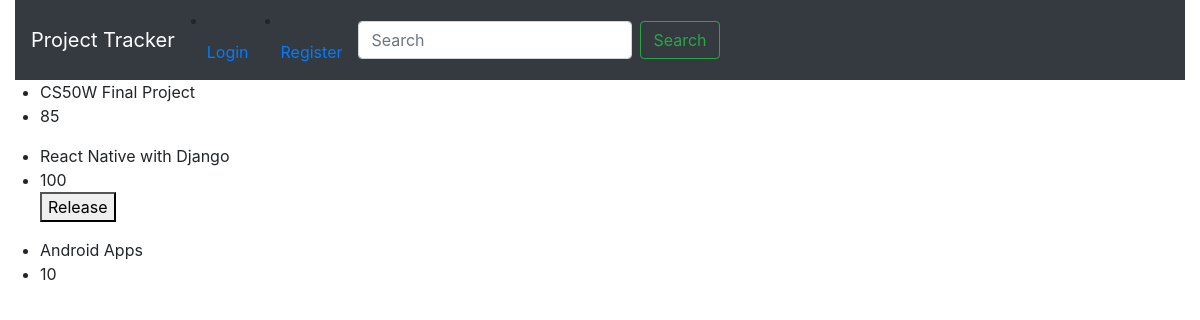
Page /track on the earlier database version.
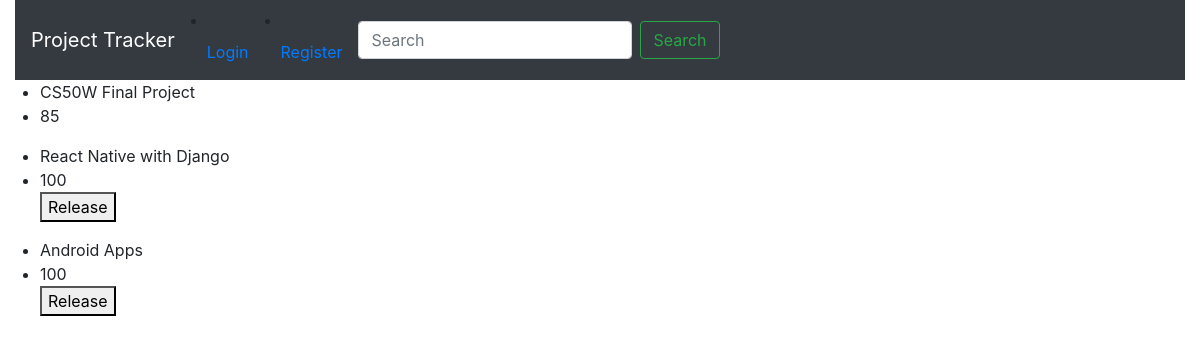
Same page on the later database version.
### Pmanage/models.py (models this page shows)
class Project(models.Model):
    Project_name=models.CharField(max_length=64)
    team=models.IntegerField()
    complete_percentage=models.IntegerField()
    createdate=datetime.datetime.now()
    max_day=models.IntegerField()
    status=models.CharField(max_length=64)

### Pmanage/views.py (the view)
# urls.py: path('track',views.track,name="Track"),
def track(request):
    proj=Project.objects.all()
    return render(request, "Pmanage/Track.html",{"proj": proj})

### Pmanage/templates/Pmanage/Track.html (shortened to what this page needs)
{% extends 'Pmanage/layout.html' %}
{% block body %}
{% for projects in proj %}
<ul>
    <li>{{projects.Project_name}}</li>
    <li>{{projects.complete_percentage}}</li>
    {% if projects.complete_percentage == 100 %}
     <button onclick="send('{{projects.id}}')" name="release">Release</button>
    {% endif %}
</ul>
{% endfor %}
{% endblock %}

Differences in the rows shown:
changed Project "Android Apps": complete_percentage "10" → "100"; now shows "Release"
